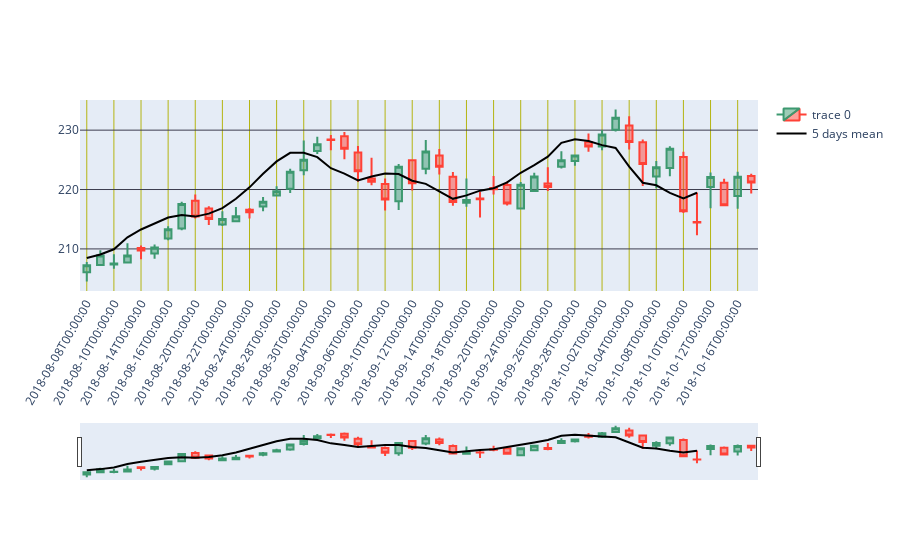

Notebook cell for this chart:
### Code cell
# 5日线
df['avg_5'] = df['close'].rolling(5).mean()

five_line=go.Scatter(
    x=df.index,
    y=df.avg_5,
    name='5 days mean',
    line=dict(color='black')
)

fig=go.Figure(data=[trace, five_line], layout=layout)
plotly.offline.iplot(fig)
